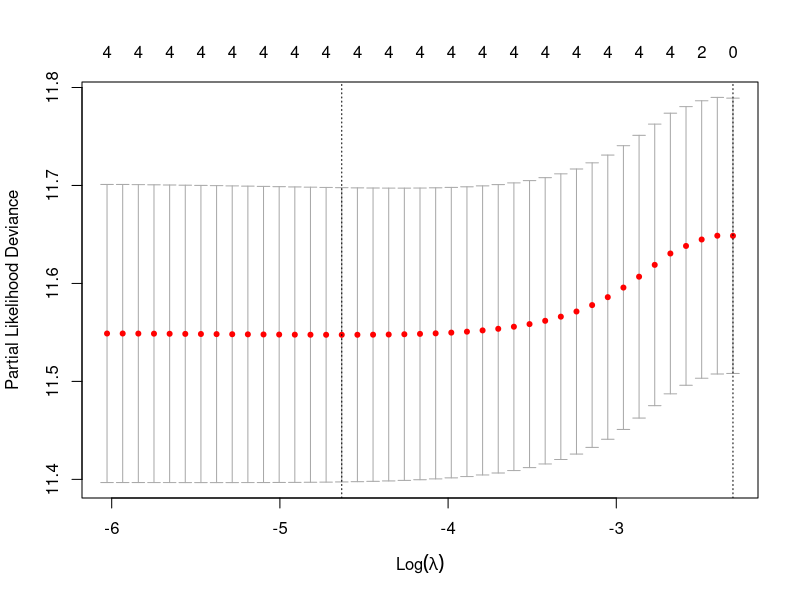
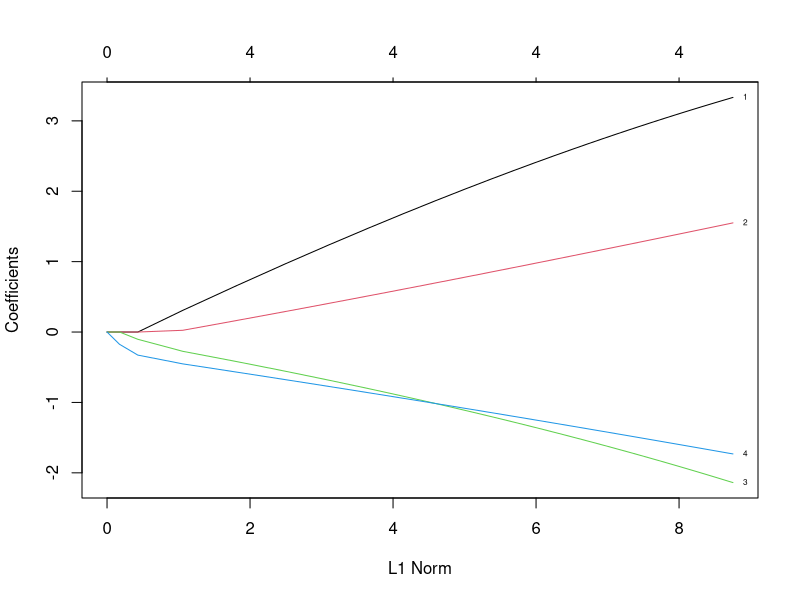

These figures' R source, in order: (Note: this script raises an error after producing the figures.)
library("glmnet")
library("survival")
myexpr <- read.csv("easy_input_exp.csv",header = T,row.names = 1,check.names = F)
mysurv <- read.csv("easy_input_suv.csv",header = T,row.names = 1)
mysurv$futime <- mysurv$futime/365 #convert days to years
cvfit = cv.glmnet(t(myexpr), Surv(mysurv$futime,mysurv$fustat), nfold=10, 
                  family = "cox"   
)  #LASSO regression with 10 folds cross validation
plot(cvfit)
fit <- glmnet(t(myexpr), Surv(mysurv$futime,mysurv$fustat), 
              family = "cox")   
plot(fit, label = TRUE)
cvfit$lambda.min #check best lambda
coef.min = coef(cvfit, s = "lambda.min") 
coef.min
active.min = which(coef.min != 0)
eneids <- rownames(myexpr)[active.min]
geneids #check significant genes
index.min = coef.min[active.min]
index.min #check index
combine <- cbind(geneids, index.min)
write.csv(combine,"gene_index.csv")
signature <- as.matrix(t(myexpr[geneids,])) %*% as.matrix(index.min) 
summary(signature)
colnames(signature)[1] <- "lasso"
row.names = row.names(myexpr)
write.table(signature,"lasso_output.txt",row.names = T, quote = F)
